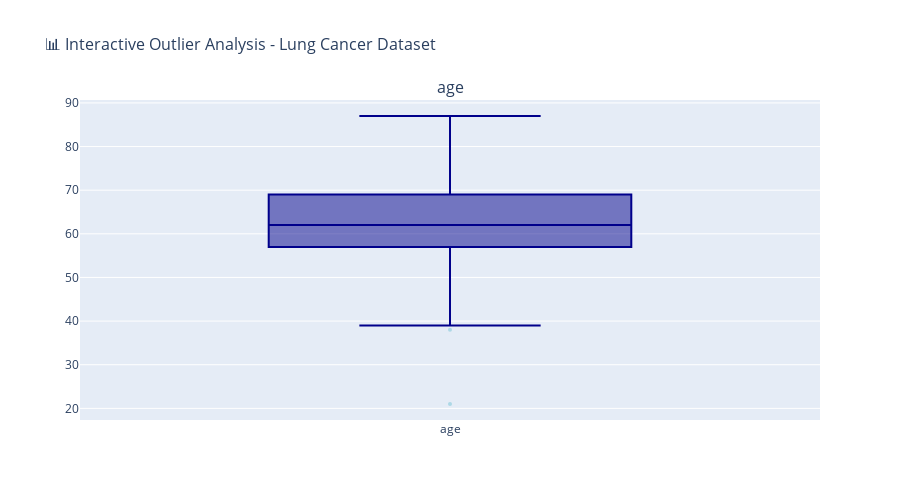
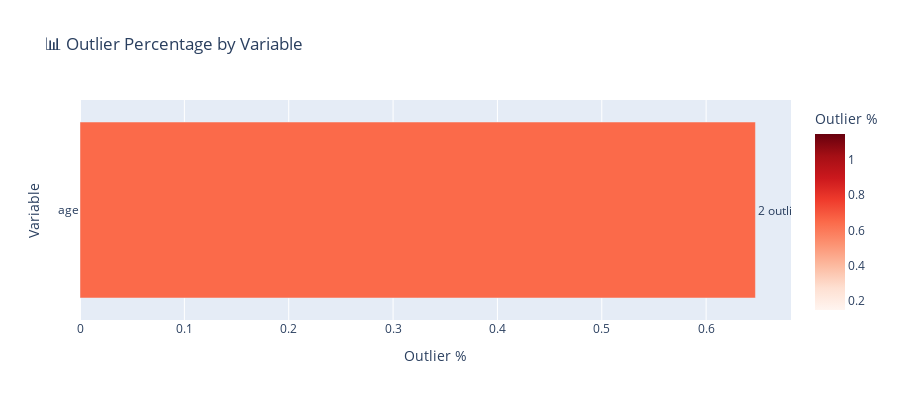

The notebook cell these images were saved under, in order:
### Markdown cell above
# 📊 Distribution Analysis & Statistical Insights

## 🎯 Understanding Data Distributions Through Box Plots
Statistical exploration of variable distributions, outliers, and patterns across patient features.

## 🔍 Key Distribution Patterns Revealed

### ⚡ Age Distribution
- **Range:** 21-82 years
- **Median:** ~61 years
- **Pattern:** Slightly right-skewed
- Majority of patients between 50-70 years
- Very few younger patients (21-38) are outliers
- Most patients cluster around the median age

### 👥 Binary Symptom Variables
- **Values:** 0 or 1 (absent/present)
- **Pattern:** Mostly balanced, some symptoms more prevalent
- No extreme outliers since binary values are constrained
- Useful for correlation and pattern detection

## 🎯 Critical Statistical Insights

### 🔥 Outlier Significance

#### 🌡️ Age Outliers
- **Lower-bound outliers:** Younger patients (21-38)
- **Upper-bound:** None beyond 87
- Rare age outliers have minimal impact on overall dataset patterns

#### 📈 Distribution Shapes
- **Age:** Slightly right-skewed
- **Symptoms:** Binary, evenly distributed
- **Target (lung_cancer):** 0/1, no continuous outliers

#### 🎯 Risk Implications
- Age may influence lung cancer risk but extreme ages are rare
- Binary symptom variables show no anomalous data
- Tail observations can be noted but are not critical for modeling

## 🚀 Strategic Implications

### 🎯 Data-Driven Modeling

#### 🎯 Feature Selection
- Include age and binary symptoms
- Rare outliers in age can be left as is or capped

#### 📋 Data Preprocessing
- Binary variables do not require outlier handling
- Age may be normalized or scaled if needed for algorithms sensitive to magnitude

#### 💡 Summary Insight
- Most features are well-behaved
- Only age shows minor outliers (0.65%)
- Dataset is generally clean and ready for predictive modeling

### Code cell
from plotly.subplots import make_subplots
import plotly.graph_objects as go
import plotly.express as px
import pandas as pd

# Numerical variables identification
numerical_cols = ['age']
numerical_df = df[numerical_cols]

# Interactives subplots
fig = make_subplots(
    rows=1, cols=len(numerical_cols),
    subplot_titles=numerical_cols,
    vertical_spacing=0.08,
    horizontal_spacing=0.08
)

for i, column in enumerate(numerical_cols):
    fig.add_trace(
        go.Box(
            y=numerical_df[column],
            name=column,
            boxpoints='outliers',
            marker=dict(color='lightblue', outliercolor='red', size=4),
            line=dict(color='darkblue'),
            showlegend=False
        ),
        row=1, col=i+1
    )

fig.update_layout(
    title_text="📊 Interactive Outlier Analysis - Lung Cancer Dataset",
    height=500,
    showlegend=False,
    title_font_size=16
)
fig.show()

# Calculate comprehensive outlier statistics
print("\n" + "="*90)
print("🔍 COMPREHENSIVE OUTLIER ANALYSIS REPORT")
print("="*90)

outlier_analysis = []

for col in numerical_cols:
    Q1 = numerical_df[col].quantile(0.25)
    Q3 = numerical_df[col].quantile(0.75)
    IQR = Q3 - Q1
    
    lower_bound = Q1 - 1.5 * IQR
    upper_bound = Q3 + 1.5 * IQR
    
    outliers_mask = (numerical_df[col] < lower_bound) | (numerical_df[col] > upper_bound)
    outliers = numerical_df[col][outliers_mask]
    outlier_count = len(outliers)
    outlier_percentage = (outlier_count / len(numerical_df)) * 100
    
    extreme_outlier_mask = (numerical_df[col] < Q1 - 3*IQR) | (numerical_df[col] > Q3 + 3*IQR)
    extreme_outlier_count = extreme_outlier_mask.sum()
    
    outlier_analysis.append({
        'Variable': col,
        'Q1': Q1,
        'Q3': Q3,
        'IQR': IQR,
        'Lower_Bound': lower_bound,
        'Upper_Bound': upper_bound,
        'Outlier_Count': outlier_count,
        'Outlier_Percentage': outlier_percentage,
        'Extreme_Outliers': extreme_outlier_count,
        'Min_Outlier': outliers.min() if outlier_count>0 else None,
        'Max_Outlier': outliers.max() if outlier_count>0 else None
    })
    

    print(f"\n📈 {col.upper()}")
    print("-" * (len(col)+5))
    print(f"   📊 Quartiles:")
    print(f"      • Q1: {Q1:.2f}")
    print(f"      • Q3: {Q3:.2f}")
    print(f"      • IQR: {IQR:.2f}")
    print(f"   🎯 Outlier Bounds:")
    print(f"      • Lower: {lower_bound:.2f}")
    print(f"      • Upper: {upper_bound:.2f}")
    print(f"   🚨 Outlier Stats:")
    print(f"      • Total Outliers: {outlier_count} ({outlier_percentage:.2f}%)")
    print(f"      • Extreme Outliers: {extreme_outlier_count}")
    if outlier_count>0:
        print(f"   📍 Outlier Range: Min={outliers.min():.2f}, Max={outliers.max():.2f}")

# DataFrame summary
outlier_summary_df = pd.DataFrame(outlier_analysis)

# Interactive bar chart of outlier percentages
fig_summary = px.bar(
    outlier_summary_df,
    x='Outlier_Percentage',
    y='Variable',
    color='Outlier_Percentage',
    text='Outlier_Count',
    color_continuous_scale='Reds',
    labels={'Outlier_Percentage':'Outlier %', 'Variable':'Variable'},
    title='📊 Outlier Percentage by Variable'
)
fig_summary.update_traces(texttemplate='%{text} outliers', textposition='outside')
fig_summary.update_layout(height=400, yaxis={'categoryorder':'total ascending'})
fig_summary.show()

print(f"\n{'='*90}")
print("💡 KEY INSIGHTS & INTERPRETATIONS")
print("="*90)

high_outlier_vars = outlier_summary_df[outlier_summary_df['Outlier_Percentage'] > 10]['Variable'].tolist()
moderate_outlier_vars = outlier_summary_df[(outlier_summary_df['Outlier_Percentage'] >= 5) & 
                                         (outlier_summary_df['Outlier_Percentage'] <= 10)]['Variable'].tolist()
low_outlier_vars = outlier_summary_df[outlier_summary_df['Outlier_Percentage'] < 5]['Variable'].tolist()

print(f"\n🔴 HIGH OUTLIER VARIABLES (>10%):")
for var in high_outlier_vars:
    pct = outlier_summary_df[outlier_summary_df['Variable'] == var]['Outlier_Percentage'].iloc[0]
    print(f"   • {var}: {pct:.1f}% outliers")

print(f"\n🟡 MODERATE OUTLIER VARIABLES (5-10%):")
for var in moderate_outlier_vars:
    pct = outlier_summary_df[outlier_summary_df['Variable'] == var]['Outlier_Percentage'].iloc[0]
    print(f"   • {var}: {pct:.1f}% outliers")

print(f"\n🟢 LOW OUTLIER VARIABLES (<5%):")
for var in low_outlier_vars:
    pct = outlier_summary_df[outlier_summary_df['Variable'] == var]['Outlier_Percentage'].iloc[0]
    print(f"   • {var}: {pct:.1f}% outliers")

print(f"\n📊 STATISTICAL OBSERVATIONS:")
total_outliers = outlier_summary_df['Outlier_Count'].sum()
avg_outlier_pct = outlier_summary_df['Outlier_Percentage'].mean()
print(f"   • Total outliers across all variables: {total_outliers:,}")
print(f"   • Average outlier percentage: {avg_outlier_pct:.2f}%")
print(f"   • Variables with perfect distribution: {len(low_outlier_vars)} out of {len(numerical_cols)}")

print(f"\n🎯 RECOMMENDATIONS:")
print(f"   • Consider log transformation for highly skewed variables")
print(f"   • Investigate extreme outliers for data quality issues")
print(f"   • Use robust statistical methods for variables with >10% outliers")
print(f"   • Binary variables show excellent data quality (0% outliers)")

### Figure 1 — Plotly figure (JSON) as saved in the notebook; plotly's stock layout.template omitted (floating-point values rounded to 4 significant figures; data arrays with more than 128 entries replaced by an {"elided": "..."} marker saying what was removed)
{"data": [{"boxpoints": "outliers", "line": {"color": "darkblue"}, "marker": {"color": "lightblue", "outliercolor": "red", "size": 4}, "name": "age", "showlegend": false, "type": "box", "xaxis": "x", "y": {"elided": "309 int values"}, "yaxis": "y"}], "layout": {"annotations": [{"font": {"size": 16}, "showarrow": false, "text": "age", "x": 0.5, "xanchor": "center", "xref": "paper", "y": 1, "yanchor": "bottom", "yref": "paper"}], "height": 500, "showlegend": false, "title": {"font": {"size": 16}, "text": "📊 Interactive Outlier Analysis - Lung Cancer Dataset"}, "xaxis": {"anchor": "y", "domain": [0, 1]}, "yaxis": {"anchor": "x", "domain": [0, 1]}}}

### Figure 2 — Plotly figure (JSON) as saved in the notebook; plotly's stock layout.template omitted (floating-point values rounded to 4 significant figures)
{"data": [{"hovertemplate": "Outlier %=%{marker.color}<br>Variable=%{y}<br>Outlier_Count=%{text}<extra></extra>", "legendgroup": "", "marker": {"color": [0.6472], "coloraxis": "coloraxis", "pattern": {"shape": ""}}, "name": "", "orientation": "h", "showlegend": false, "text": [2.0], "textposition": "outside", "texttemplate": "%{text} outliers", "type": "bar", "x": [0.6472], "xaxis": "x", "y": ["age"], "yaxis": "y"}], "layout": {"barmode": "relative", "coloraxis": {"colorbar": {"title": {"text": "Outlier %"}}, "colorscale": [[0, "rgb(255,245,240)"], [0.125, "rgb(254,224,210)"], [0.25, "rgb(252,187,161)"], [0.375, "rgb(252,146,114)"], [0.5, "rgb(251,106,74)"], [0.625, "rgb(239,59,44)"], [0.75, "rgb(203,24,29)"], [0.875, "rgb(165,15,21)"], [1, "rgb(103,0,13)"]]}, "height": 400, "legend": {"tracegroupgap": 0}, "title": {"text": "📊 Outlier Percentage by Variable"}, "xaxis": {"anchor": "y", "domain": [0, 1], "title": {"text": "Outlier %"}}, "yaxis": {"anchor": "x", "categoryorder": "total ascending", "domain": [0, 1], "title": {"text": "Variable"}}}}
